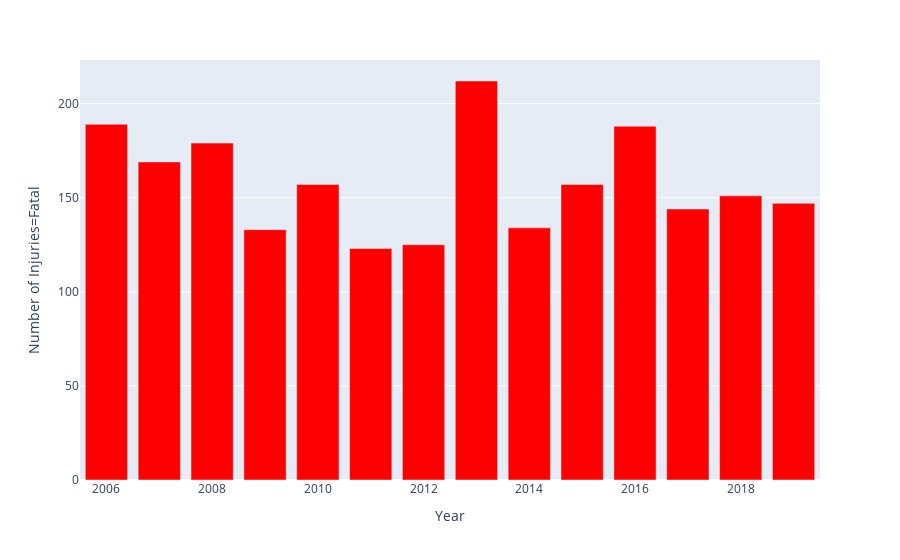

The cell this chart's notebook holds for it:
### Code cell
year = [year for year,df in df_clean.groupby('year')]
fig = px.bar(df_clean, x = year, y = df_clean[df_clean['ACCLASS']== 'Fatal'].groupby('year')['Index_'].nunique(), labels={'x':'Year','y':'Number of Injuries=Fatal'})
fig.update_traces(marker_color='red')
fig.show()

### Figure 1 — Plotly figure (JSON) as saved in the notebook; plotly's stock layout.template omitted (floating-point values rounded to 4 significant figures)
{"data": [{"alignmentgroup": "True", "hovertemplate": "Year=%{x}<br>Number of Injuries=Fatal=%{y}<extra></extra>", "legendgroup": "", "marker": {"color": "red"}, "name": "", "offsetgroup": "", "orientation": "v", "showlegend": false, "textposition": "auto", "type": "bar", "x": [2006, 2007, 2008, 2009, 2010, 2011, 2012, 2013, 2014, 2015, 2016, 2017, 2018, 2019], "xaxis": "x", "y": [189, 169, 179, 133, 157, 123, 125, 212, 134, 157, 188, 144, 151, 147], "yaxis": "y"}], "layout": {"barmode": "relative", "legend": {"tracegroupgap": 0}, "margin": {"t": 60}, "xaxis": {"anchor": "y", "domain": [0, 1], "title": {"text": "Year"}}, "yaxis": {"anchor": "x", "domain": [0, 1], "title": {"text": "Number of Injuries=Fatal"}}}}
